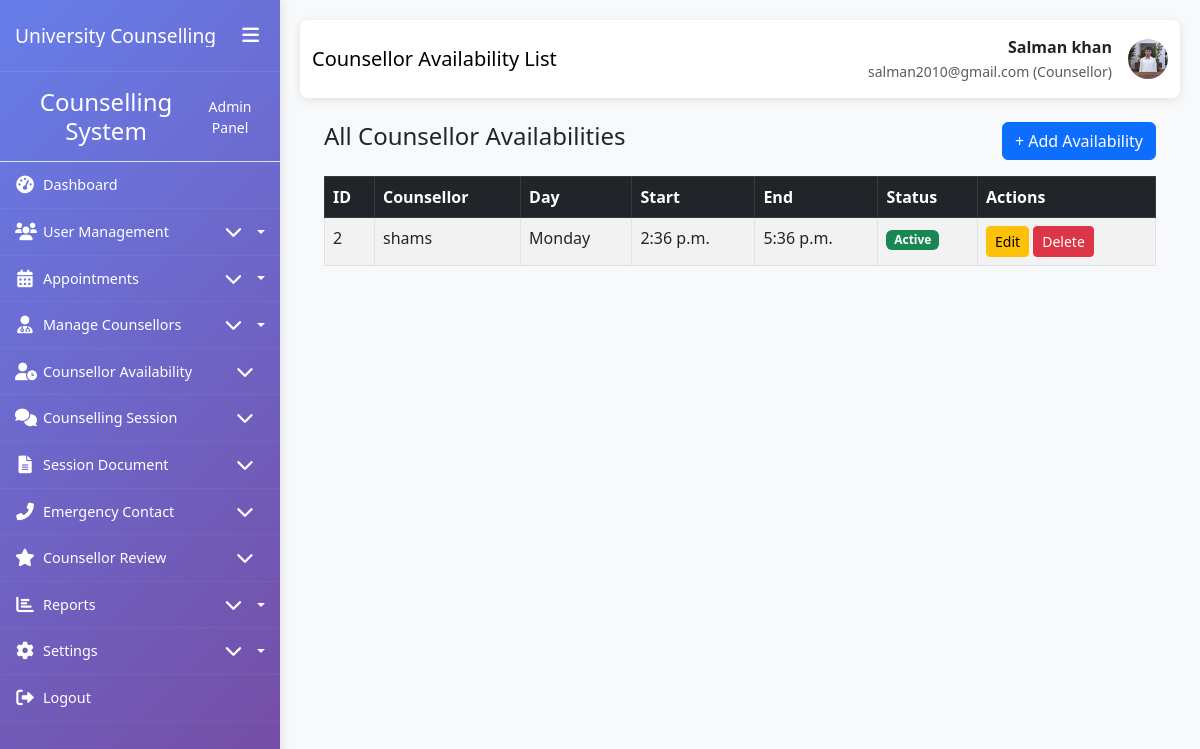
The app's page /availability/ (signed in) with its own data.
### My_App/models.py (models this page shows, shortened)
class CustomUser(AbstractUser):
    ROLE_CHOICES = (
        ('student', 'Student'),
        ('counsellor', 'Counsellor'),
        ('admin', 'Administrator'),
    )
    role = models.CharField(max_length=20, choices=ROLE_CHOICES, default='student')
    phone_number = models.CharField(max_length=15, blank=True, null=True)
    date_of_birth = models.DateField(blank=True, null=True)
    profile_picture = models.ImageField(upload_to='profile_pics/', blank=True, null=True)
    created_at = models.DateTimeField(auto_now_add=True)
    updated_at = models.DateTimeField(auto_now=True)
    class Meta:
        permissions = [
            ("can_access_admin_panel", "Can access admin panel"),
            ("can_manage_users", "Can manage users"),
            ("can_manage_appointments", "Can manage appointments"),
            ("can_view_reports", "Can view reports"),
            ("can_manage_counsellors", "Can manage counsellors"),
        ]

class CounsellorAvailability(models.Model):
    counsellor = models.ForeignKey(Counsellor, on_delete=models.CASCADE)
    day_of_week = models.IntegerField(choices=[
        (0, 'Monday'),
        (1, 'Tuesday'),
        (2, 'Wednesday'),
        (3, 'Thursday'),
        (4, 'Friday'),
        (5, 'Saturday'),
        (6, 'Sunday'),
    ])
    start_time = models.TimeField()
    end_time = models.TimeField()
    is_active = models.BooleanField(default=True)
    class Meta:
        unique_together = ['counsellor', 'day_of_week']
        verbose_name_plural = 'Counsellor Availabilities'

class Counsellor(models.Model):
    user = models.OneToOneField(CustomUser, on_delete=models.CASCADE, primary_key=True)
    specialization = models.CharField(max_length=100)
    license_number = models.CharField(max_length=50, unique=True)
    experience_years = models.IntegerField(default=0)
    qualifications = models.TextField()
    bio = models.TextField(blank=True, null=True)
    AREA_OF_EXPERTISE_CHOICES = (
        ('academic', 'Academic Counselling'),
        ('career', 'Career Counselling'),
        ('personal', 'Personal Counselling'),
        ('mental_health', 'Mental Health'),
        ('crisis', 'Crisis Intervention'),
    )
    area_of_expertise = models.CharField(max_length=50, choices=AREA_OF_EXPERTISE_CHOICES)
    is_available = models.BooleanField(default=True)
    max_students = models.IntegerField(default=20)
    class Meta:
        permissions = [
            ("can_view_student_records", "Can view student records"),
            ("can_manage_schedule", "Can manage schedule"),
            ("can_write_session_notes", "Can write session notes"),
            ("can_view_all_appointments", "Can view all appointments"),
            ("can_manage_own_availability", "Can manage own availability"),
        ]

### My_App/views.py (the view)
# urls.py: path('availability/', views.availability_list, name="availability_list"),
def availability_list(request):
    availabilities = CounsellorAvailability.objects.select_related('counsellor').all()
    return render(request, "My_Admin/CounsellorAvailability/availability_list.html", {"availabilities": availabilities})

### templates/My_Admin/CounsellorAvailability/availability_list.html (shortened to what this page needs)
{% extends 'My_Admin/base1.html' %}
{% block page_title %}Counsellor Availability List{% endblock %}
{% block content %}
<div class="container mt-4">
    <div class="d-flex justify-content-between mb-3">
        <h4>All Counsellor Availabilities</h4>
        <a href="{% url 'availability_add' %}" class="btn btn-primary">+ Add Availability</a>
    </div>
    <table class="table table-striped table-bordered">
        <thead class="table-dark">
            <tr>
                <th>ID</th>
                <th>Counsellor</th>
                <th>Day</th>
                <th>Start</th>
                <th>End</th>
                <th>Status</th>
                <th>Actions</th>
            </tr>
        </thead>
        <tbody>
        {% for availability in availabilities %}
            <tr>
                <td>{{ availability.id }}</td>
                <td>{{ availability.counsellor.user.username }}</td>
                <td>{{ availability.get_day_of_week_display }}</td>
                <td>{{ availability.start_time }}</td>
                <td>{{ availability.end_time }}</td>
                <td>
                    {% if availability.is_active %}
                        <span class="badge bg-success">Active</span>
                    {% else %}
                        <span class="badge bg-secondary">Inactive</span>
                    {% endif %}
                </td>
                <td>
                    <a href="{% url 'availability_update' availability.id %}" class="btn btn-sm btn-warning">Edit</a>
                    <button class="btn btn-sm btn-danger delete-btn" data-id="{{ availability.id }}">Delete</button>
                </td>
            </tr>
        {% empty %}
            <tr>
                <td colspan="7" class="text-center">No records found.</td>
            </tr>
        {% endfor %}
        </tbody>
    </table>
</div>
{% endblock %}

### templates/My_Admin/base1.html (shortened to what this page needs)
<!DOCTYPE html>
<html lang="en">
<head>
    <link href="https://cdn.jsdelivr.net/npm/bootstrap@5.3.0/dist/css/bootstrap.min.css" rel="stylesheet">
    <link href="https://cdnjs.cloudflare.com/ajax/libs/font-awesome/6.0.0/css/all.min.css" rel="stylesheet">
    <link href="https://cdn.jsdelivr.net/npm/sweetalert2@11/dist/sweetalert2.min.css" rel="stylesheet">
</head>
<body>
    <div class="container-fluid p-0">
        <div class="row g-0">
            <div class="sidebar" id="sidebar">
                <div class="sidebar-header">
                    <h3>University Counselling</h3>
                    <button class="sidebar-toggle d-none d-lg-block" id="sidebarToggle">
                        <i class="fas fa-bars"></i>
                    </button>
                </div>
                <div class="sidebar-content">
                    {% include 'My_Admin/sidebar.html' %}
                </div>
            </div>
            <div class="main-content" id="mainContent">
                <nav class="navbar navbar-expand-lg navbar-custom">
                    <div class="container-fluid">
                        <span class="navbar-brand">{% block page_title %}Dashboard{% endblock %}</span>
                        <div class="d-flex align-items-center">
                            <div class="me-3 text-end d-none d-md-block">
                                <div class="fw-bold">{{ user.get_full_name|default:user.username }}</div>
                                <small class="text-muted">{{ user.email }} ({{ user.role|title }})</small>
                            </div>
                            {% if user.profile_picture %}
                            <img src="{{ user.profile_picture.url }}" alt="Profile" class="user-profile-img">
                            {% else %}
                            <div class="user-profile-img bg-secondary d-flex align-items-center justify-content-center text-white">
                                <i class="fas fa-user"></i>
                            </div>
                            {% endif %}
                        </div>
                    </div>
                </nav>
                <div class="container-fluid">
                    {% block content %}{% endblock %}
                </div>
            </div>
        </div>
    </div>
</body>
</html>

### templates/My_Admin/base1.html (style rules this page uses)
:root { --sidebar-width: 280px; --sidebar-collapsed-width: 70px; --sidebar-bg: linear-gradient(135deg, #667eea 0%, #764ba2 100%); --content-padding: 20px; --transition-speed: 0.3s; }
body { overflow-x: hidden; font-family: 'Segoe UI', Tahoma, Geneva, Verdana, sans-serif; background-color: #f8f9fa; }
.sidebar { background: var(--sidebar-bg); color: white; min-height: 100vh; position: fixed; width: var(--sidebar-width); transition: all var(--transition-speed) ease; z-index: 1000; box-shadow: 2px 0 10px rgba(0,0,0,0.1); overflow-y: auto; }
.sidebar-header { padding: 20px 15px; border-bottom: 1px solid rgba(255,255,255,0.1); display: flex; align-items: center; justify-content: space-between; }
.sidebar-header h3 { font-size: 1.2rem; margin: 0; white-space: nowrap; overflow: hidden; }
.sidebar-toggle { background: none; border: none; color: white; font-size: 1.2rem; cursor: pointer; }
.main-content { margin-left: var(--sidebar-width); padding: var(--content-padding); transition: all var(--transition-speed) ease; min-height: 100vh; width: calc(100% - var(--sidebar-width)); }
.navbar-custom { background: white; box-shadow: 0 2px 10px rgba(0,0,0,0.1); padding: 15px 0; margin-bottom: 20px; border-radius: 8px; }
.user-profile-img { width: 40px; height: 40px; border-radius: 50%; object-fit: cover; }
.sidebar { background: var(--sidebar-bg); color: white; height: 100vh; position: fixed; top: 0; left: 0; width: var(--sidebar-width); transition: all var(--transition-speed) ease; z-index: 1000; box-shadow: 2px 0 10px rgba(0,0,0,0.1); overflow-y: auto; overflow-x: hidden; scrollbar-width: thin; scrollbar-color: rgba(255,255,255,0.4) transparent; }

### records on screen
CustomUser: get_full_name "Salman khan", email "salman2010@gmail.com", role "Counsellor", profile_picture (picture)
CounsellorAvailability: id "2", counsellor.user.username "shams", day_of_week "Monday", start_time "2:36 p.m.", end_time "5:36 p.m.", is_active "Active"
